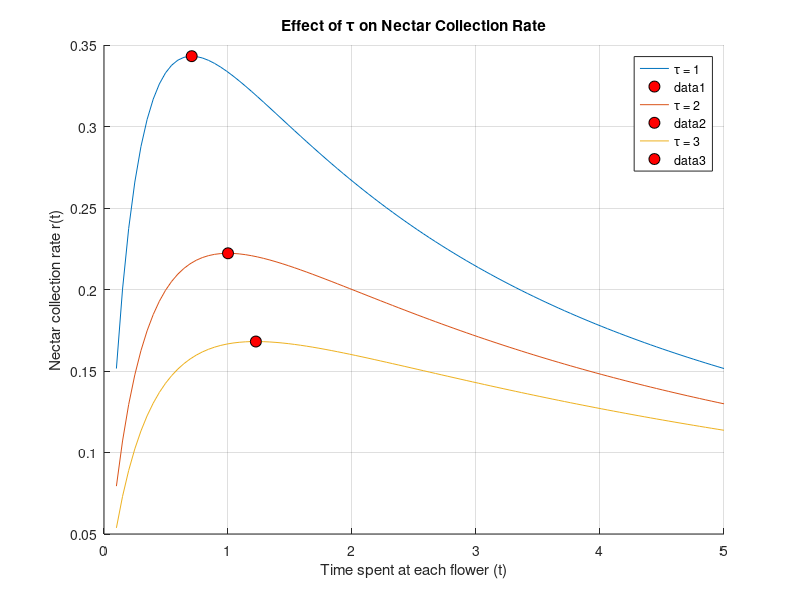

This chart was generated by the following MATLAB code:

% Define different travel times (tau)
tau_values = [1, 2, 3]; 

% Define a range of t values (time spent at each flower)
t = linspace(0.1, 5, 100); 

% Print header in command window
fprintf('\nOptimal Time for Nectar Collection:\n');
fprintf('-----------------------------------------\n');
fprintf('|  τ (sec)  |  Optimal t (sec)  |\n');
fprintf('-----------------------------------------\n');

% Plot the function
figure;
hold on;

for i = 1:length(tau_values)
    tau = tau_values(i);
    
    % Compute nectar collection rate r(t)
    r = t ./ ((t + 0.5) .* (t + tau));
    
    % Compute the optimal time t that maximizes r(t)
    optimal_t = sqrt(0.5 * tau);
    optimal_r = optimal_t / ((optimal_t + 0.5) * (optimal_t + tau));
    
    % Print results in command window
    fprintf('|    %d      |     %.3f       |\n', tau, optimal_t);
    
    % Plot r(t)
    plot(t, r, 'DisplayName', ['\tau = ', num2str(tau)]);
    
    % Mark the optimal point on the graph
    plot(optimal_t, optimal_r, 'ro', 'MarkerFaceColor', 'r', 'MarkerEdgeColor', 'k', 'MarkerSize', 8);
end

fprintf('-----------------------------------------\n');

% Formatting the graph
xlabel('Time spent at each flower (t)');
ylabel('Nectar collection rate r(t)');
title('Effect of \tau on Nectar Collection Rate');
legend;
grid on;
hold off;
